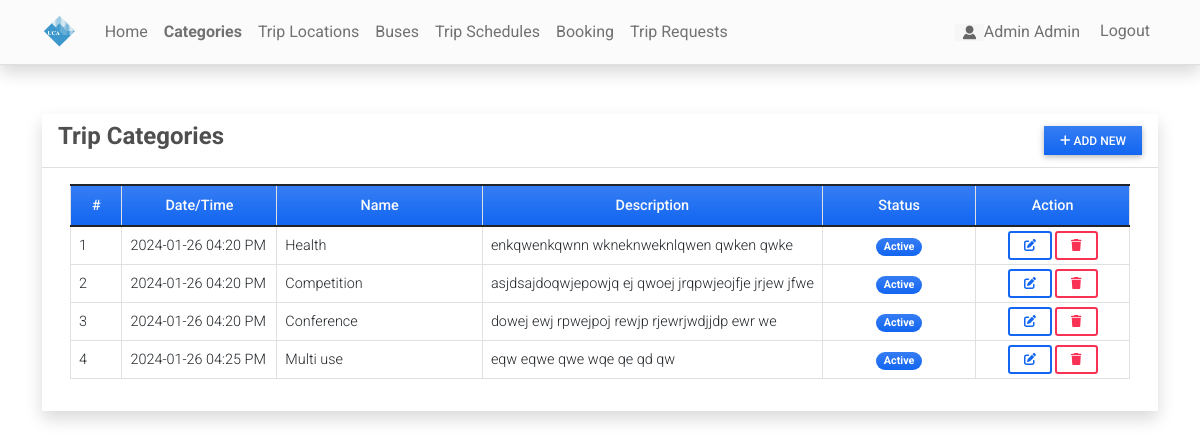
Page /category (signed in) on the committed database.
### reservationApp/models.py (models this page shows, shortened)
class Category(models.Model):
    name = models.CharField(max_length=250)
    description = models.TextField()
    status = models.CharField(max_length=2, choices=(('1','Active'),('2','Inactive')), default=1)
    date_created = models.DateTimeField(default=timezone.now)
    date_updated = models.DateTimeField(auto_now=True)

### reservationApp/views.py (the view)
# urls.py: path('category',views.category_mgt,name='category-page'),
@user_passes_test(admin_check)
def category_mgt(request):
    context['page_title'] = "Bus Categories"
    categories = Category.objects.all()
    context['categories'] = categories
    return render(request, 'category_mgt.html', context)

### reservationApp/views.py (called while the page is built)
def admin_check(user):
    return user.is_staff

### reservationApp/templates/category_mgt.html (shortened to what this page needs)
{% extends 'base.html' %} {% block pageContent %}
<div class="col-lg-12 col-md-12 col-sm-12 col-xs-12">
    <div class="card card-default rounded-0 shadow ">
        <div class="card-header">
            <div class="d-flex w-100 align-items-center justify-content-between">
                <h4 class="card-title fw-bold">Trip Categories</h4>
                <div class="tools">
                    <button type="button" class="btn btn-primary rounded-0 bg-gradient btn-sm" id='add_new'><i class="fa fa-plus"></i> Add New</button>
                </div>
            </div>
        </div>
        <div class="card-body">
            <div class="container-fluid">
                <table class="table table-bordered" id="category-list">
                    <colgroup>
                        <col width="5%">
                        <col width="15%">
                        <col width="20%">
                        <col width="30%">
                        <col width="15%">
                        <col width="15%">
                    </colgroup>
                    <thead>
                        <tr class="bg-gradient bg-primary bg-opacity-50 text-light">
                            <th class="px-2 py-2 text-center">#</th>
                            <th class="px-2 py-2 text-center">Date/Time</th>
                            <th class="px-2 py-2 text-center">Name</th>
                            <th class="px-2 py-2 text-center">Description</th>
                            <th class="px-2 py-2 text-center">Status</th>
                            <th class="px-2 py-2 text-center">Action</th>
                        </tr>
                    </thead>
                    <tbody>
                        {% for category in categories %}
                        <tr>
                            <td class="px-2 py-1 align-middle">{{ forloop.counter }}</td>
                            <td class="px-2 py-1 align-middle">{{ category.date_created|date:"Y-m-d h:i A" }}</td>
                            <td class="px-2 py-1 align-middle">{{ category.name }}</td>
                            <td class="px-2 py-1 align-middle">
                                <p class="m-0 text-truncate">{{ category.description }}</p>
                            </td>
                            <td class="px-1 py-1 align-middle text-center">
                                {% if category.status == '1' %}
                                <span class="badge bg-primary bg-gradient rounded-pill px-2">Active</span> {% else %}
                                <span class="badge bg-secondary bg-gradient rounded-pill px-2">Inactive</span> {% endif %}
                            </td>
                            <td class="px-2 py-1 align-middle text-center">
                                <a class="btn btn-outline-primary btn-sm edit-data" href="javascript:void(0)" data-id="{{ category.pk }}" title="Edit">
                                    <i class="fa fa-edit"></i>
                                </a>
                                <button class="btn btn-outline-danger btn-sm delete-data" type="button" data-id="{{ category.pk }}" title="Delete">
                                    <i class="fa fa-trash"></i>
                                </button>
                            </td>
                        </tr>
                        {% endfor %}
                    </tbody>
                </table>
            </div>
        </div>
    </div>
</div>
{% endblock pageContent %}

### reservationApp/templates/topNavigation.html (shortened to what this page needs)
{% load static %}
<header>
    <nav class="navbar navbar-expand-lg navbar-light bg-light bg-gradient fixed-top shadow border-bottom">
        <div class="container">
            <a class="navbar-brand" href="{% url 'home-page' %}">
                <img src="{{ MEDIA_URL }}/uploads/logo.png" height="16" alt="{{ MEDIA_URL }}" loading="lazy" style="margin-top: -3px;" />
            </a>
            <div class="collapse navbar-collapse" id="navbarExample01">
                <ul class="navbar-nav me-auto mb-2 mb-lg-0" id="topNav">
                    <li class="nav-item">
                        <a class="nav-link" aria-current="page" href="{% url 'home-page' %}">Home</a>
                    </li>
                    {% if user.is_staff %}
                    <li class="nav-item">
                        <a class="nav-link" aria-current="page" href="{% url 'category-page' %}">Categories</a>
                    </li>
                    <li class="nav-item">
                        <a class="nav-link" aria-current="page" href="{% url 'location-page' %}">Trip Locations</a>
                    </li>
                    <li class="nav-item">
                        <a class="nav-link" aria-current="page" href="{% url 'bus-page' %}">Buses</a>
                    </li>
                    <li class="nav-item">
                        <a class="nav-link" aria-current="page" href="{% url 'schedule-page' %}">Trip Schedules</a>
                    </li>
                     <li class="nav-item">
                        <a class="nav-link" aria-current="page" href="{% url 'booking-page' %}">Booking</a>
                    </li>
                    <li class="nav-item">
                        <a class="nav-link" href="{% url 'trip_request_list' %}">Trip Requests</a>
                      </li>
                    {% endif %}
                </ul>
                <ul class="navbar-nav d-flex flex-row">
                    {% if user.id %} {% if user.profile.user_type == 1 %} {% endif %}
                    <li class="nav-item me-3 me-lg-0">
                        <a class="nav-link" href="{% url 'profile' %}">
                            <span class="me-1"><img src="{{ MEDIA_URL }}/default/images.png" alt="User Avatar" id="user-avatar">{{ user.first_name }} {{user.last_name}}</span>
                        </a>
                    </li>
                    <li class="nav-item me-3 me-lg-0">
                        <a class="nav-link" href="{% url 'logout' %}">Logout</a>
                    </li>
                    {% endif %}
                </ul>
            </div>
        </div>
    </nav>
</header>

### static/assets/default/css/style.css (style rules this page uses)
html, body { height: 100%; width: 100%; max-height: 100%; overflow: auto; display: flex; flex-direction: column; }
body>header { flex-shrink: auto; }
#user-avatar { width: 1.8rem; height: 1.8rem; object-fit: scale-down; object-position: center center; }
.navbar-brand>img { height: 2em; }
.nav-item.active a.nav-link { font-weight: bolder !important; }

### rows in the picture
Category: date_created "2024-01-26 04:20 PM", name "Health", description "enkqwenkqwnn wkneknweknlqwen qwken qwke", status "Active"
Category: date_created "2024-01-26 04:20 PM", name "Competition", description "asjdsajdoqwjepowjq ej qwoej jrqpwjeojfje jrjew jfwe", status "Active"
Category: date_created "2024-01-26 04:20 PM", name "Conference", description "dowej ewj rpwejpoj rewjp rjewrjwdjjdp ewr we", status "Active"
Category: date_created "2024-01-26 04:25 PM", name "Multi use", description "eqw eqwe qwe wqe qe qd qw", status "Active"

### other values in the picture
{{ user.first_name }} "Admin"
{{ user.last_name }} "Admin"
